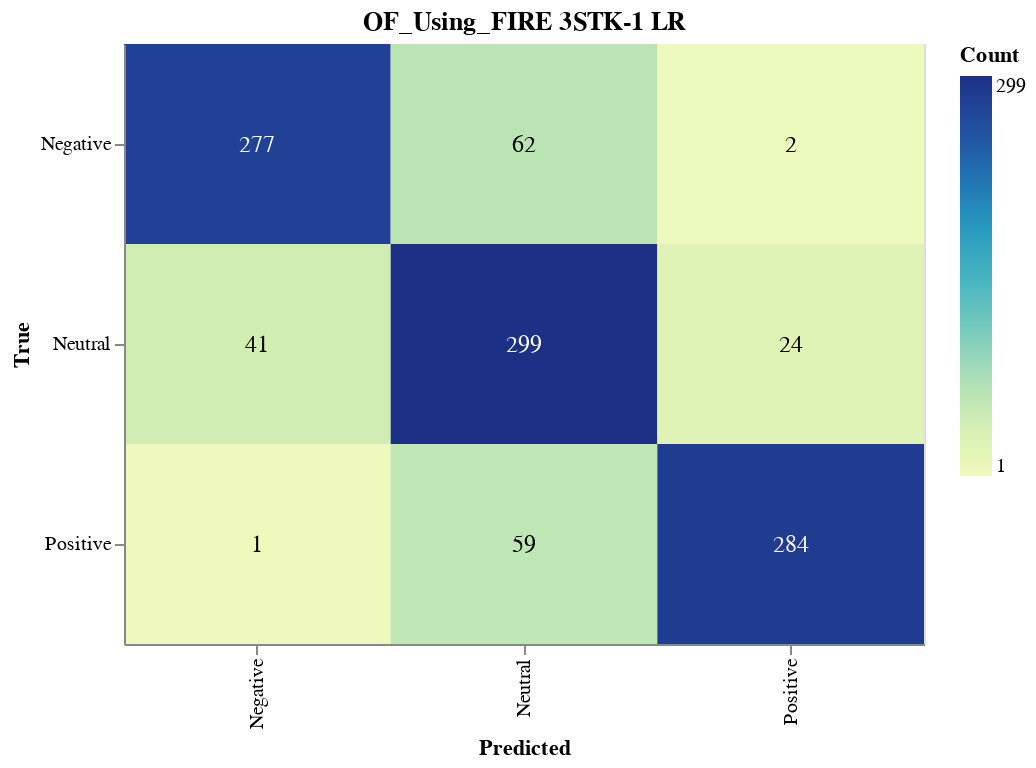

Notebook source saved alongside this figure:
### Markdown cell above
#### Save CM

### Code cell
import altair as alt
import altair_saver
import pandas as pd
from sklearn.metrics import confusion_matrix

# Calculate the confusion matrix
cm = confusion_matrix(y_val, lr_validation_predictions)

# Define class names
class_names = ['Negative', 'Neutral', 'Positive']

# Convert confusion matrix to DataFrame
cm_df = pd.DataFrame(cm, index=class_names, columns=class_names).reset_index().melt(id_vars='index')
cm_df.columns = ['True', 'Predicted', 'Count']

# Ensure the order of categories
cm_df['True'] = pd.Categorical(cm_df['True'], categories=class_names, ordered=True)
cm_df['Predicted'] = pd.Categorical(cm_df['Predicted'], categories=class_names, ordered=True)

# Create the Altair plot
heatmap = alt.Chart(cm_df).mark_rect().encode(
    x=alt.X('Predicted:O', sort=class_names),
    y=alt.Y('True:O', sort=class_names),
    color='Count:Q',
    tooltip=['True', 'Predicted', 'Count']
).properties(
    width=400,
    height=300,
    title='OF_Using_FIRE 3STK-1 LR'
)

# Add text labels
text = heatmap.mark_text(
    align='center',
    baseline='middle',
    fontSize=12
).encode(
    text='Count:Q',
    color=alt.condition(
        alt.datum.Count > cm.max() / 2,
        alt.value('white'),
        alt.value('black')
    )
)

# Combine heatmap and text
final_chart = heatmap + text

# Display the plot
final_chart.show()

### Figure 1 — Vega-Lite specification as saved in the notebook (floating-point values rounded to 4 significant figures)
{"config": {"view": {"continuousWidth": 300, "continuousHeight": 300}}, "layer": [{"mark": {"type": "rect"}, "encoding": {"color": {"field": "Count", "type": "quantitative"}, "tooltip": [{"field": "True", "type": "ordinal"}, {"field": "Predicted", "type": "ordinal"}, {"field": "Count", "type": "quantitative"}], "x": {"field": "Predicted", "sort": ["Negative", "Neutral", "Positive"], "type": "ordinal"}, "y": {"field": "True", "sort": ["Negative", "Neutral", "Positive"], "type": "ordinal"}}, "title": "OF_Using_FIRE 3STK-1 LR"}, {"mark": {"type": "text", "align": "center", "baseline": "middle", "fontSize": 12}, "encoding": {"color": {"condition": {"test": "(datum.Count > 149.5)", "value": "white"}, "value": "black"}, "text": {"field": "Count", "type": "quantitative"}, "tooltip": [{"field": "True", "type": "ordinal"}, {"field": "Predicted", "type": "ordinal"}, {"field": "Count", "type": "quantitative"}], "x": {"field": "Predicted", "sort": ["Negative", "Neutral", "Positive"], "type": "ordinal"}, "y": {"field": "True", "sort": ["Negative", "Neutral", "Positive"], "type": "ordinal"}}, "title": "OF_Using_FIRE 3STK-1 LR"}], "data": {"name": "data-5da77d512ad13194d1011a627e057c95"}, "height": 300, "width": 400, "$schema": "https://vega.github.io/schema/vega-lite/v5.17.0.json", "datasets": {"data-5da77d512ad13194d1011a627e057c95": [{"True": "Negative", "Predicted": "Negative", "Count": 277}, {"True": "Neutral", "Predicted": "Negative", "Count": 41}, {"True": "Positive", "Predicted": "Negative", "Count": 1}, {"True": "Negative", "Predicted": "Neutral", "Count": 62}, {"True": "Neutral", "Predicted": "Neutral", "Count": 299}, {"True": "Positive", "Predicted": "Neutral", "Count": 59}, {"True": "Negative", "Predicted": "Positive", "Count": 2}, {"True": "Neutral", "Predicted": "Positive", "Count": 24}, {"True": "Positive", "Predicted": "Positive", "Count": 284}]}}
